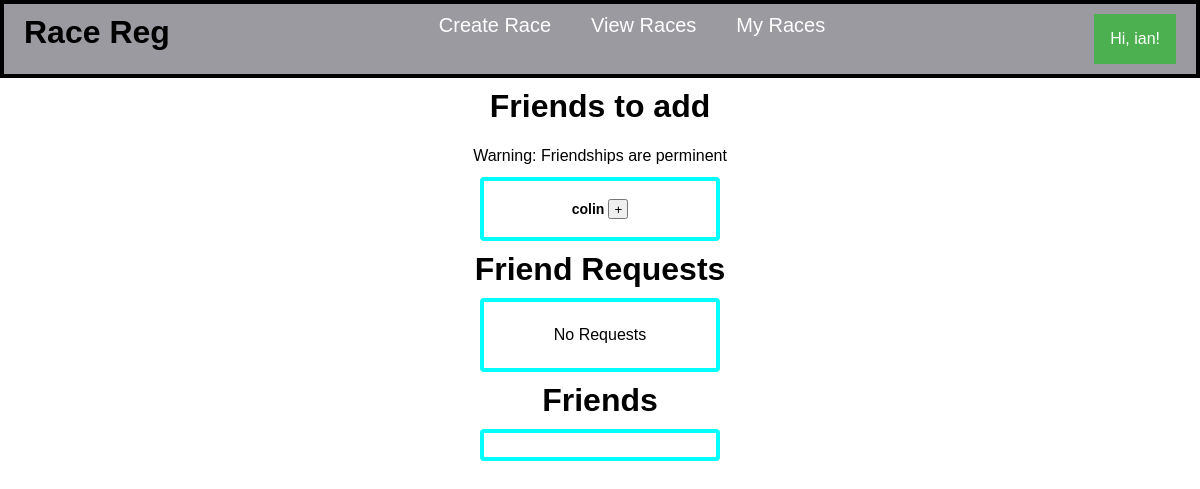
Page /friends/ (signed in) on the earlier database version.
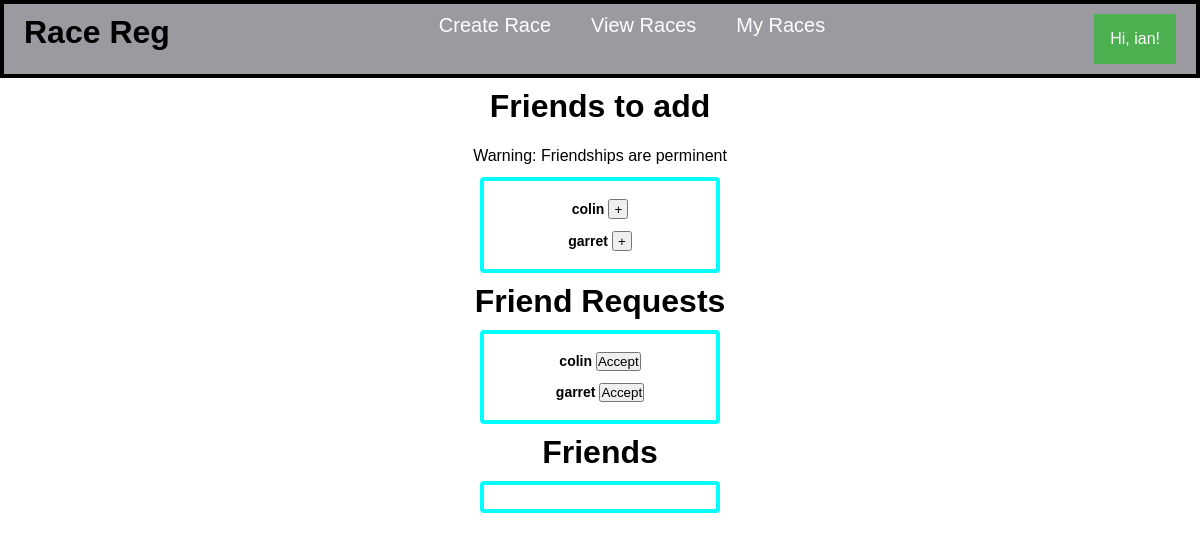
Same page on the later database version.
### races/models.py (models this page shows)
class MyUser(AbstractUser):
    email = models.EmailField(verbose_name= 'email address', max_length=64, unique=True)
    username = models.CharField(max_length=16, unique=True)
    friends = models.ManyToManyField('MyUser', blank=True)
    owned_races = models.ManyToManyField('Race', blank=True, related_name='owned_races')
    participating_races = models.ManyToManyField('Race', blank=True, related_name='participating_races')

class FriendRequest(models.Model):
    from_user = models.ForeignKey(MyUser, related_name='from_user', on_delete=models.CASCADE)
    to_user = models.ForeignKey(MyUser, related_name='to_user', on_delete=models.CASCADE)

### races/views.py (the view)
# urls.py: path('friends/', views.friends, name='friends'),
def friends(request):
    allusers = MyUser.objects.exclude(username = request.user)
    requests = FriendRequest.objects.filter(to_user = request.user)
    return render(request, 'races/friends.html',
                  {
                      'allusers':allusers,
                      'requests': requests
                  })

### races/templates/races/friends.html (shortened to what this page needs)
{% extends "races/base.html" %}
{% load static %}t
{% block script %}
    <link rel="stylesheet" href="{% static 'races/friends.css' %}">
{% endblock %}
{% block content %}
<div class="content">
    <h1 class="friends_title">Friends to add</h1>
    <p>Warning: Friendships are perminent</p>
        <ul class="all_users">
            {% for user in allusers %}
                {% if user not in request.user.friends.all and user != request.user %}
                    <h3 class="user_tag">
                        {{user}}
                        <button class="add_button">
                            <a href="{% url 'send friend request' user.id %}">+</a>
                        </button>
                    </h3>
                {% endif %}
            {% endfor %}
        </ul>
    <h1 class="friends_title">Friend Requests</h1>
        <ul class="all_users">
            {% for request in requests %}
            <h3 class="user_tag">
                {{request.from_user}}
                <button class="add-button">
                    <a href="{% url 'accept friend request' request.id %}">Accept</a>
                </button>
            </h3>
            {% empty %}
                <p class="no_requests">No Requests</p>
            {% endfor %}
        </ul>
    <h1 class="friends_title">Friends</h1>
    <ul class="all_users">
    </ul>
</div>
{% endblock %}

Differences in the rows shown:
added MyUser: username "garret"
added FriendRequest: from_user "colin"
added FriendRequest: from_user "garret"
Other differences:
text no longer shown: "No Requests"
